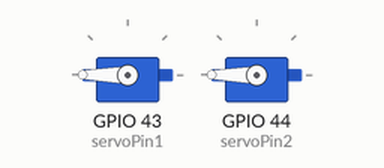
Simulated run of this sketch. Board: ESP32. Parts: 2 × servo.

Above: at 0.05 s.
At 4.0 s:
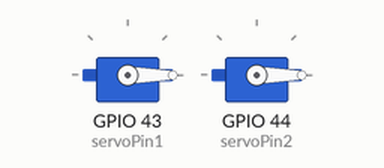
Timing chart, 0 to 5.2 s (numbered marks = the images above):
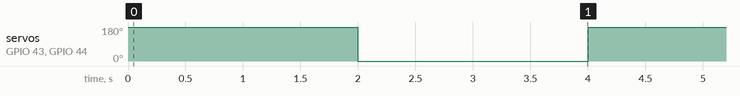

Measured:
- by itself, servo on GPIO 43 (servoPin1), servo on GPIO 44 (servoPin2): alternates 180° for 2.0 s and 0° for 2.0 s

The sketch:

servo_test1.ino
```cpp
#include <ESP32Servo.h>

Servo servo1;
Servo servo2;
int servoPin1 = D6;
int servoPin2 = D7;

void setup() {
  Serial.begin(115200);
  servo1.attach(servoPin1);
  servo2.attach(servoPin2);
}

void loop() {
   servo1.write(180);
   servo2.write(180);
   delay(2000);

   servo1.write(0);
   servo2.write(0);
   delay(2000);

}
```
